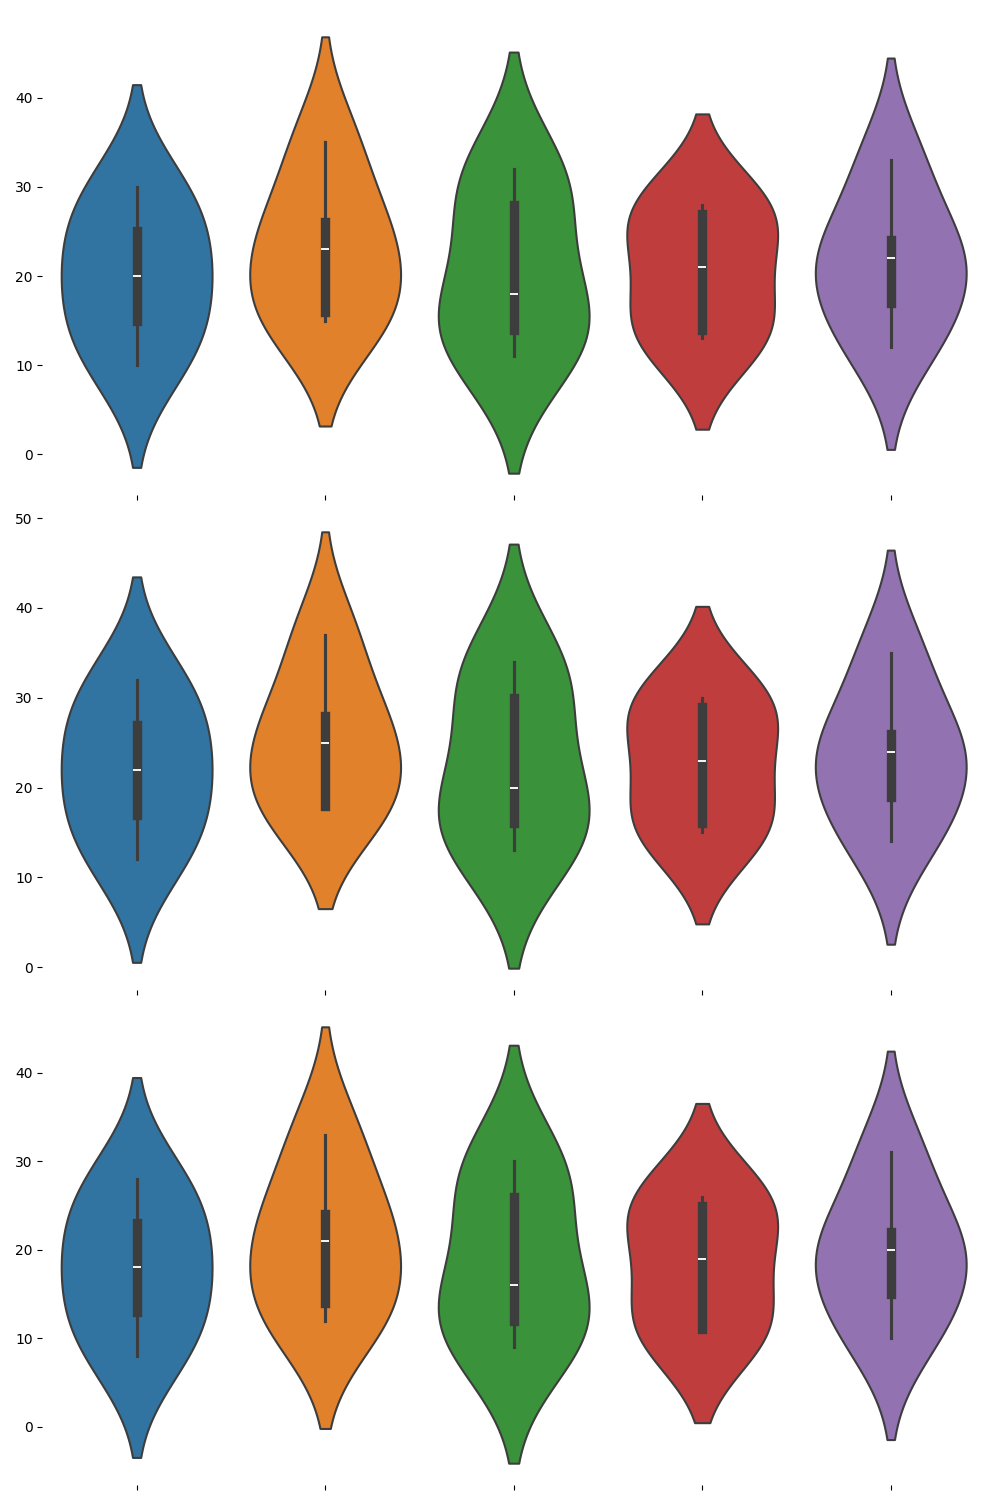

Write the Python code that produced this figure.
import matplotlib.pyplot as plt
import numpy as np
import seaborn as sns

spring_density = np.array([
    [10, 15, 11, 14, 12], 
    [20, 23, 18, 21, 22], 
    [30, 35, 32, 28, 33],
    [25, 26, 28, 27, 24],
    [15, 16, 14, 13, 17]
])

summer_density = np.array([
    [12, 18, 13, 16, 14], 
    [22, 25, 20, 23, 24], 
    [32, 37, 34, 30, 35],
    [27, 28, 30, 29, 26],
    [17, 18, 16, 15, 19]
])

winter_density = np.array([
    [8, 12, 9, 11, 10], 
    [18, 21, 16, 19, 20], 
    [28, 33, 30, 26, 31],
    [23, 24, 26, 25, 22],
    [13, 14, 12, 11, 15]
])

fig, axs = plt.subplots(3, 1, figsize=(10, 15), tight_layout=True)

def create_density_plot(ax, data):
    sns.violinplot(data=data, ax=ax, linewidth=1.5)
    ax.set_xticklabels([])
    ax.set_xlabel('')
    ax.set_ylabel('')
    ax.set_title('')
    ax.set_frame_on(False)  # Remove the borders
    ax.grid(False)  # Remove grid lines

create_density_plot(axs[0], spring_density)
create_density_plot(axs[1], summer_density)
create_density_plot(axs[2], winter_density)

plt.show()
